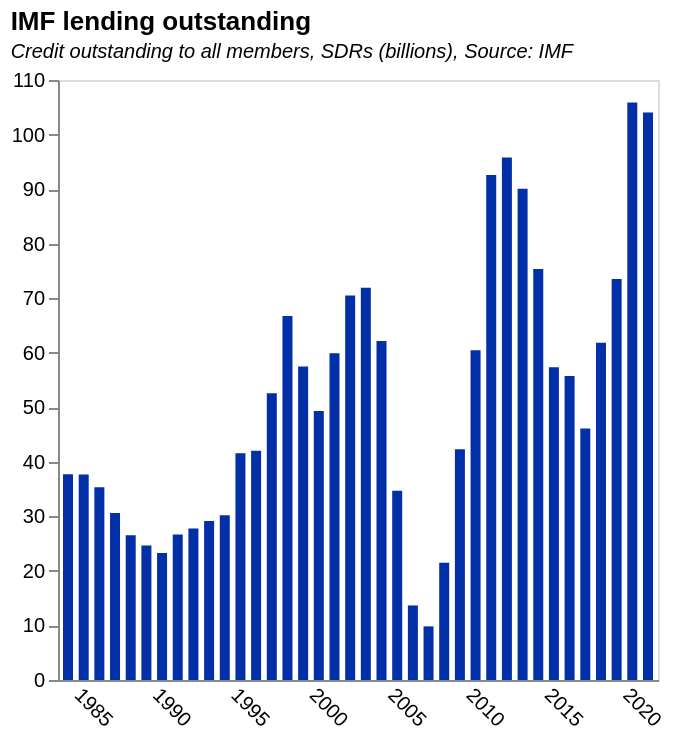

This figure's Vega-Lite source:
### Vega-Lite specification from a JSON file in a GitHub repository (floating-point values rounded to 4 significant figures)
{"$schema": "https://vega.github.io/schema/vega-lite/v5.json", "title": {"text": "IMF lending outstanding", "subtitle": "Credit outstanding to all members, SDRs (billions), Source: IMF", "subtitleFontStyle": "italic", "subtitleFontSize": 10, "anchor": "start", "color": "black"}, "data": {"values": [{"Date": "12/31/2021", "GRA Purchases": "89474552025", "PRGT 1/2/": "14554823681", "Totals": "104029375706", "Year": "2021", "Total_billion": "104.0293757", "World GDP (current US$)": "9.61001E+13", "Total_%_WorldGDP ": "0.108251069"}, {"Date": "12/31/2020", "GRA Purchases": "93408630285", "PRGT 1/2/": "12481816684", "Totals": "105890446969", "Year": "2020", "Total_billion": "105.890447", "World GDP (current US$)": "8.49068E+13", "Total_%_WorldGDP ": "0.124713721"}, {"Date": "12/31/2019", "GRA Purchases": "66945509865", "PRGT 1/2/": "6590835450", "Totals": "73536345315", "Year": "2019", "Total_billion": "73.53634532", "World GDP (current US$)": "8.76529E+13", "Total_%_WorldGDP ": "0.083894972"}, {"Date": "12/31/2018", "GRA Purchases": "55395611392", "PRGT 1/2/": "6426181029", "Totals": "61821792421", "Year": "2018", "Total_billion": "61.82179242", "World GDP (current US$)": "8.6413E+13", "Total_%_WorldGDP ": "0.071542209"}, {"Date": "12/31/2017", "GRA Purchases": "39585385873", "PRGT 1/2/": "6522280669", "Totals": "46107666542", "Year": "2017", "Total_billion": "46.10766654", "World GDP (current US$)": "8.1404E+13", "Total_%_WorldGDP ": "0.056640557"}, {"Date": "12/31/2016", "GRA Purchases": "49267630851", "PRGT 1/2/": "6482647937", "Totals": "55750278788", "Year": "2016", "Total_billion": "55.75027879", "World GDP (current US$)": "7.64656E+13", "Total_%_WorldGDP ": "0.072908976"}, {"Date": "12/31/2015", "GRA Purchases": "50757840741", "PRGT 1/2/": "6575911158", "Totals": "57333751899", "Year": "2015", "Total_billion": "57.3337519", "World GDP (current US$)": "7.51793E+13", "Total_%_WorldGDP ": "0.076262718"}, {"Date": "12/31/2014", "GRA Purchases": "69041563463", "PRGT 1/2/": "6292755583", "Totals": "75334319046", "Year": "2014", "Total_billion": "75.33431905", "World GDP (current US$)": "7.97088E+13", "Total_%_WorldGDP ": "0.094511908"}, {"Date": "12/31/2013", "GRA Purchases": "83899249061", "PRGT 1/2/": "6174392682", "Totals": "90073641743", "Year": "2013", "Total_billion": "90.07364174", "World GDP (current US$)": "7.76072E+13", "Total_%_WorldGDP ": "0.116063514"}, {"Date": "12/31/2012", "GRA Purchases": "90042348252", "PRGT 1/2/": "5766292503", "Totals": "95808640755", "Year": "2012", "Total_billion": "95.80864076", "World GDP (current US$)": "7.54881E+13", "Total_%_WorldGDP ": "0.126918927"}, {"Date": "12/31/2011", "GRA Purchases": "87276915790", "PRGT 1/2/": "5308609594", "Totals": "92585525384", "Year": "2011", "Total_billion": "92.58552538", "World GDP (current US$)": "7.38538E+13", "Total_%_WorldGDP ": "0.125363279"}, {"Date": "12/31/2010", "GRA Purchases": "55620104510", "PRGT 1/2/": "4819344134", "Totals": "60439448644", "Year": "2010", "Total_billion": "60.43944864", "World GDP (current US$)": "6.65961E+13", "Total_%_WorldGDP ": "0.090755304"}, {"Date": "12/31/2009", "GRA Purchases": "37221142436", "PRGT 1/2/": "5079705286", "Totals": "42300847722", "Year": "2009", "Total_billion": "42.30084772", "World GDP (current US$)": "6.08091E+13", "Total_%_WorldGDP ": "0.069563338"}, {"Date": "12/31/2008", "GRA Purchases": "17514964723", "PRGT 1/2/": "3972372030", "Totals": "21487336753", "Year": "2008", "Total_billion": "21.48733675", "World GDP (current US$)": "6.41237E+13", "Total_%_WorldGDP ": "0.033509194"}, {"Date": "12/31/2007", "GRA Purchases": "6036146757", "PRGT 1/2/": "3796945581", "Totals": "9833092338", "Year": "2007", "Total_billion": "9.833092338", "World GDP (current US$)": "5.8355E+13", "Total_%_WorldGDP ": "0.016850467"}, {"Date": "12/31/2006", "GRA Purchases": "9822640239", "PRGT 1/2/": "3844020520", "Totals": "13666660759", "Year": "2006", "Total_billion": "13.66666076", "World GDP (current US$)": "5.17798E+13", "Total_%_WorldGDP ": "0.026393784"}, {"Date": "12/31/2005", "GRA Purchases": "28432143237", "PRGT 1/2/": "6282121668", "Totals": "34714264905", "Year": "2005", "Total_billion": "34.71426491", "World GDP (current US$)": "4.77797E+13", "Total_%_WorldGDP ": "0.072654818"}, {"Date": "12/31/2004", "GRA Purchases": "55373766674", "PRGT 1/2/": "6766029353", "Totals": "62139796027", "Year": "2004", "Total_billion": "62.13979603", "World GDP (current US$)": "4.41176E+13", "Total_%_WorldGDP ": "0.140850351"}, {"Date": "12/31/2003", "GRA Purchases": "65032062712", "PRGT 1/2/": "6880893268", "Totals": "71912955980", "Year": "2003", "Total_billion": "71.91295598", "World GDP (current US$)": "3.9147E+13", "Total_%_WorldGDP ": "0.183699842"}, {"Date": "12/31/2002", "GRA Purchases": "63601058794", "PRGT 1/2/": "6868671012", "Totals": "70469729806", "Year": "2002", "Total_billion": "70.46972981", "World GDP (current US$)": "3.49114E+13", "Total_%_WorldGDP ": "0.201852905"}, {"Date": "12/31/2001", "GRA Purchases": "53477225409", "PRGT 1/2/": "6424578684", "Totals": "59901804093", "Year": "2001", "Total_billion": "59.90180409", "World GDP (current US$)": "3.36154E+13", "Total_%_WorldGDP ": "0.178197314"}, {"Date": "12/31/2000", "GRA Purchases": "42990531049", "PRGT 1/2/": "6331595468", "Totals": "49322126517", "Year": "2000", "Total_billion": "49.32212652", "World GDP (current US$)": "3.38309E+13", "Total_%_WorldGDP ": "0.145790261"}, {"Date": "12/31/1999", "GRA Purchases": "51061861875", "PRGT 1/2/": "6434274362", "Totals": "57496136237", "Year": "1999", "Total_billion": "57.49613624", "World GDP (current US$)": "3.27374E+13", "Total_%_WorldGDP ": "0.175628426"}, {"Date": "12/31/1998", "GRA Purchases": "60451017051", "PRGT 1/2/": "6288825925", "Totals": "66739842976", "Year": "1998", "Total_billion": "66.73984298", "World GDP (current US$)": "3.154E+13", "Total_%_WorldGDP ": "0.211604097"}, {"Date": "12/31/1997", "GRA Purchases": "46559033783", "PRGT 1/2/": "6009867422", "Totals": "52568901205", "Year": "1997", "Total_billion": "52.56890121", "World GDP (current US$)": "3.16204E+13", "Total_%_WorldGDP ": "0.166249727"}, {"Date": "12/31/1996", "GRA Purchases": "36127472805", "PRGT 1/2/": "5881609752", "Totals": "42009082557", "Year": "1996", "Total_billion": "42.00908256", "World GDP (current US$)": "3.17367E+13", "Total_%_WorldGDP ": "0.132367686"}, {"Date": "12/31/1995", "GRA Purchases": "35929173412", "PRGT 1/2/": "5657438528", "Totals": "41586611940", "Year": "1995", "Total_billion": "41.58661194", "World GDP (current US$)": "3.10436E+13", "Total_%_WorldGDP ": "0.133961743"}, {"Date": "12/31/1994", "GRA Purchases": "25611676952", "PRGT 1/2/": "4599768498", "Totals": "30211445450", "Year": "1994", "Total_billion": "30.21144545", "World GDP (current US$)": "2.78723E+13", "Total_%_WorldGDP ": "0.108392541"}, {"Date": "12/31/1993", "GRA Purchases": "25196745031", "PRGT 1/2/": "3942792899", "Totals": "29139537930", "Year": "1993", "Total_billion": "29.13953793", "World GDP (current US$)": "2.5822E+13", "Total_%_WorldGDP ": "0.112847811"}, {"Date": "12/31/1992", "GRA Purchases": "23967172718", "PRGT 1/2/": "3804463796", "Totals": "27771636514", "Year": "1992", "Total_billion": "27.77163651", "World GDP (current US$)": "2.54061E+13", "Total_%_WorldGDP ": "0.109310874"}, {"Date": "12/31/1991", "GRA Purchases": "23378573926", "PRGT 1/2/": "3285717796", "Totals": "26664291722", "Year": "1991", "Total_billion": "26.66429172", "World GDP (current US$)": "2.37596E+13", "Total_%_WorldGDP ": "0.112225469"}, {"Date": "12/31/1990", "GRA Purchases": "20731851093", "PRGT 1/2/": "2571911617", "Totals": "23303762710", "Year": "1990", "Total_billion": "23.30376271", "World GDP (current US$)": "2.278E+13", "Total_%_WorldGDP ": "0.102299317"}, {"Date": "12/31/1989", "GRA Purchases": "22315104224", "PRGT 1/2/": "2334886562", "Totals": "24649990786", "Year": "1989", "Total_billion": "24.64999079", "World GDP (current US$)": "2.0194E+13", "Total_%_WorldGDP ": "0.122065892"}, {"Date": "12/31/1988", "GRA Purchases": "24750004884", "PRGT 1/2/": "1773964293", "Totals": "26523969177", "Year": "1988", "Total_billion": "26.52396918", "World GDP (current US$)": "1.9338E+13", "Total_%_WorldGDP ": "0.137159854"}, {"Date": "12/31/1987", "GRA Purchases": "28751979125", "PRGT 1/2/": "1866342930", "Totals": "30618322055", "Year": "1987", "Total_billion": "30.61832206", "World GDP (current US$)": "1.73072E+13", "Total_%_WorldGDP ": "0.176910504"}, {"Date": "12/31/1986", "GRA Purchases": "33334905644", "PRGT 1/2/": "2013169931", "Totals": "35348075575", "Year": "1986", "Total_billion": "35.34807558", "World GDP (current US$)": "1.52053E+13", "Total_%_WorldGDP ": "0.232471832"}, {"Date": "12/31/1985", "GRA Purchases": "35194787249", "PRGT 1/2/": "2470247948", "Totals": "37665035197", "Year": "1985", "Total_billion": "37.6650352", "World GDP (current US$)": "1.28601E+13", "Total_%_WorldGDP ": "0.292883037"}, {"Date": "12/31/1984", "GRA Purchases": "34936772393", "PRGT 1/2/": "2769874900", "Totals": "37706647293", "Year": "1984", "Total_billion": "37.70664729", "World GDP (current US$)": "1.22698E+13", "Total_%_WorldGDP ": "0.307312839"}, {"Date": "", "GRA Purchases": "", "PRGT 1/2/": "", "Totals": "", "Year": "", "Total_billion": "", "World GDP (current US$)": "", "Total_%_WorldGDP ": ""}, {"Date": "", "GRA Purchases": "", "PRGT 1/2/": "", "Totals": "", "Year": "", "Total_billion": "", "World GDP (current US$)": "", "Total_%_WorldGDP ": ""}, {"Date": " 1/ Includes loans under the Structural Adjustment Facility and Trust Fund.", "GRA Purchases": "", "PRGT 1/2/": "", "Totals": "", "Year": "", "Total_billion": "", "World GDP (current US$)": "", "Total_%_WorldGDP ": ""}, {"Date": "", "GRA Purchases": "", "PRGT 1/2/": "", "Totals": "", "Year": "", "Total_billion": "", "World GDP (current US$)": "", "Total_%_WorldGDP ": ""}, {"Date": " 2/ Formerly PRGF-ESF.", "GRA Purchases": "", "PRGT 1/2/": "", "Totals": "", "Year": "", "Total_billion": "", "World GDP (current US$)": "", "Total_%_WorldGDP ": ""}], "format": {"parse": {"Year": "date"}}}, "height": 300, "width": 300, "mark": {"type": "bar", "color": "rgb(0,47,167"}, "encoding": {"x": {"field": "Year", "type": "temporal", "axis": {"title": null, "grid": false, "ticks": false, "labelAngle": 45}}, "y": {"field": "Total_billion", "type": "quantitative", "title": "", "axis": {"grid": false}}}, "config": {}}
